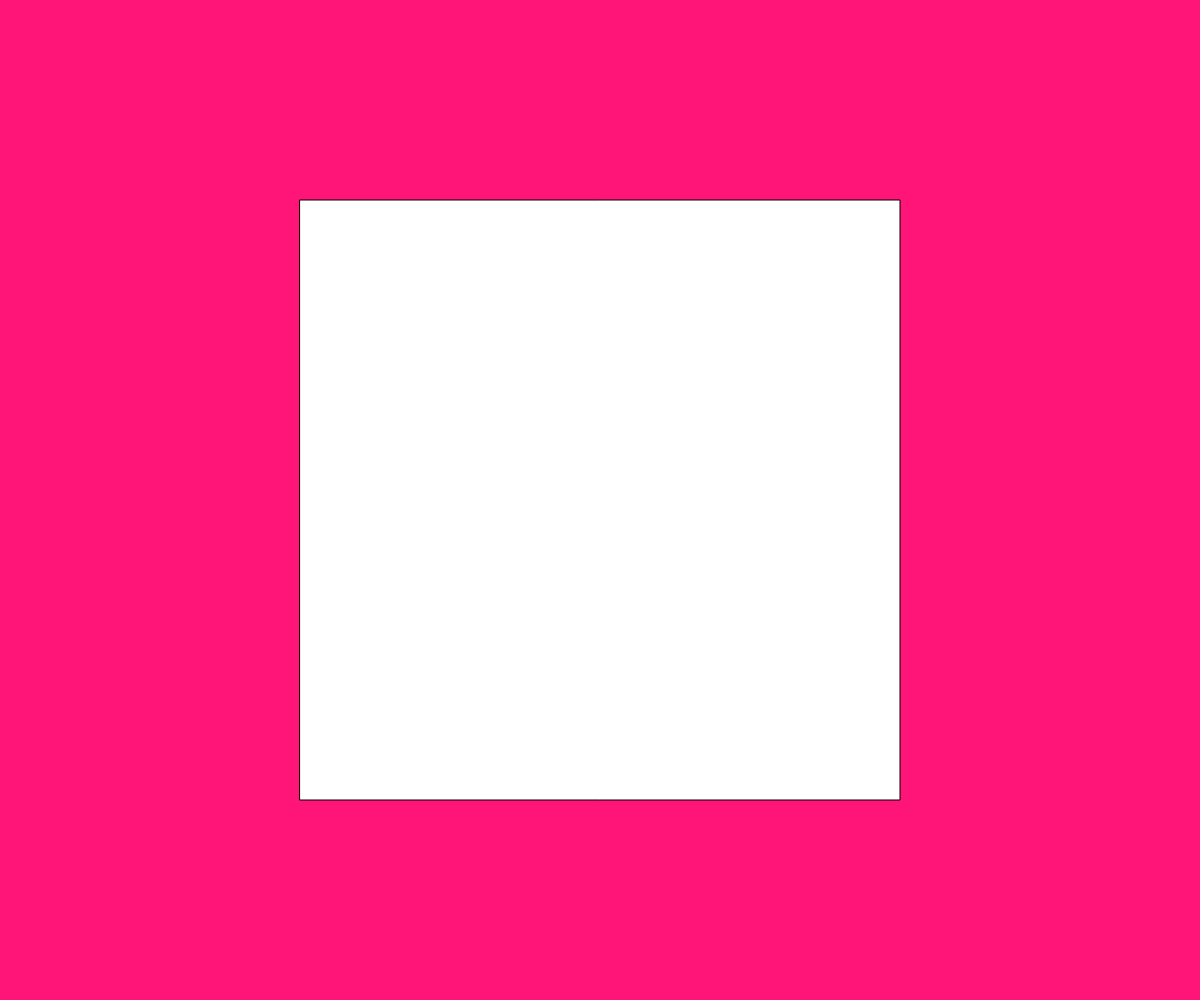
Frame 1 (no input)
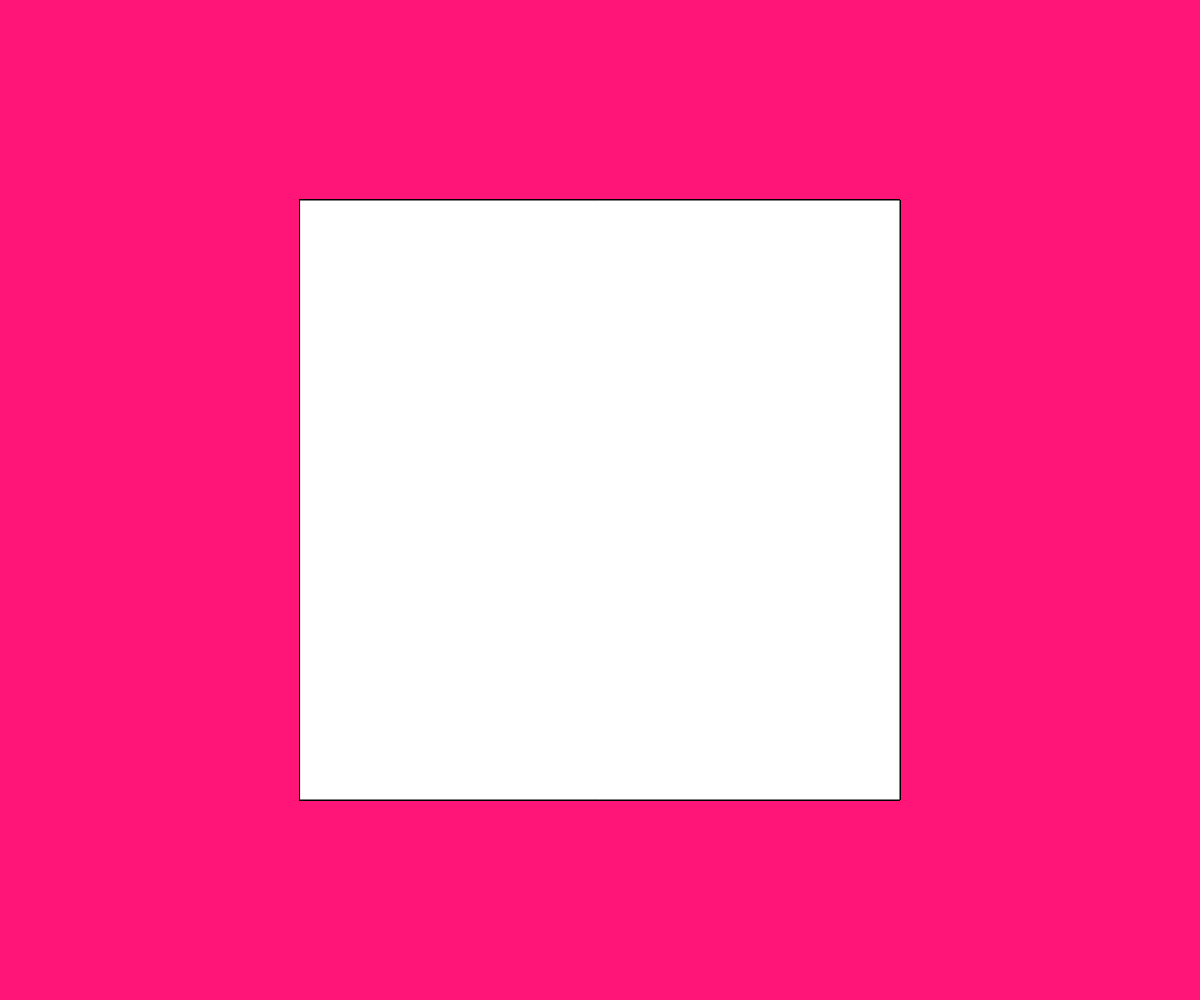
Frame 60 (no input)
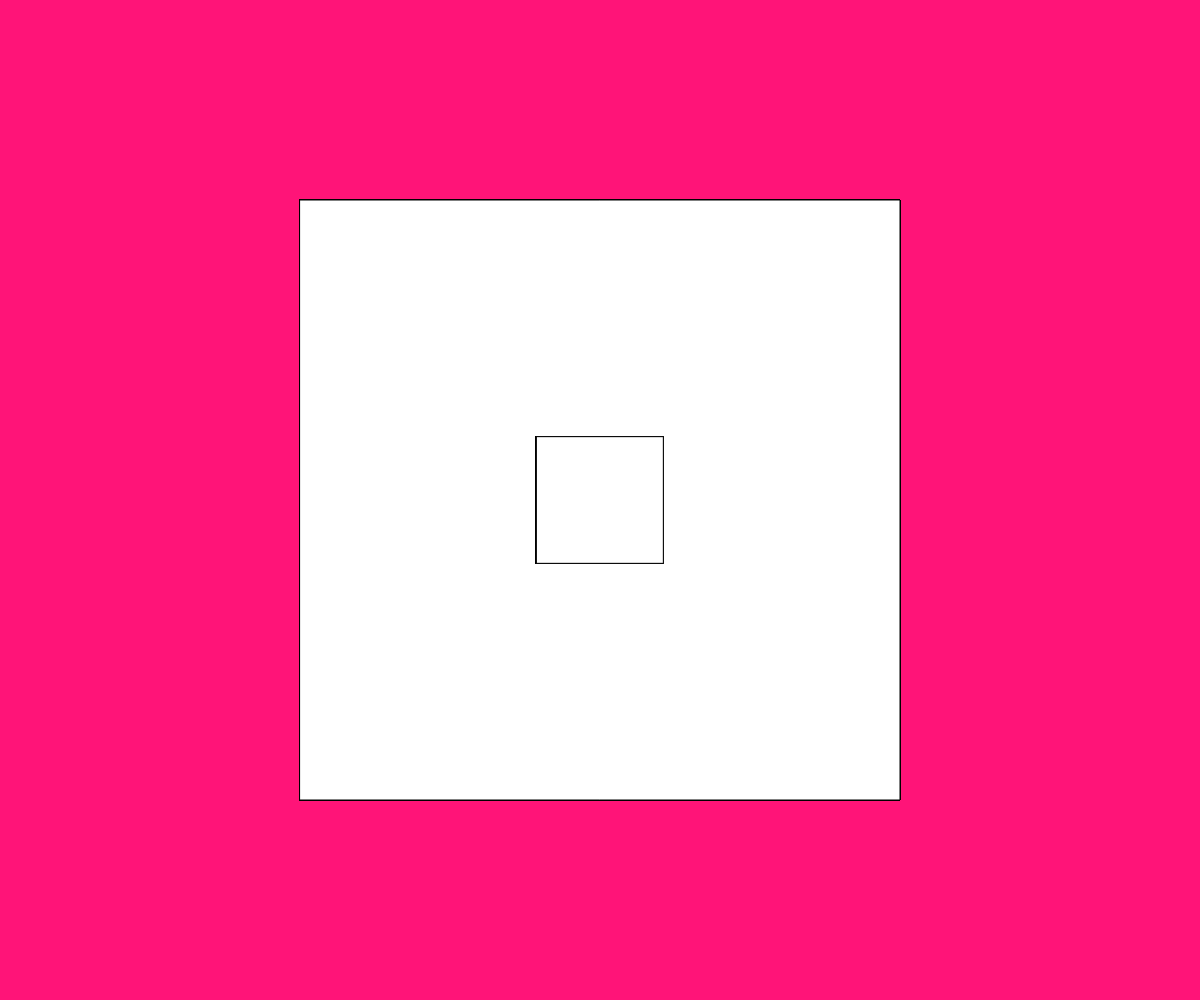
Frame 120 (the mouse pressed at the canvas centre since frame 60)

The p5.js sketch that drew these frames (run headless with seeded random() and noise() and a simulated clock; from frame 60 on, the mouse is pressed at the canvas centre):

// p5.js sketch
// ── sketch.js
// TODO: use map() to change shape's size

function setup() {
  createCanvas(windowWidth, windowHeight);
  background(255, 20, 120);
  rectMode(CENTER);
  background(255, 20, 120);
  
}

function draw() {
  // background(255, 20, 120);
  let d = mouseX / width * 270 +10
  let f = mouseY / height * 270 +10


  let mx = map(mouseY,0,width/2,600,32)  
  rect(width / 2, height / 2, mx,mx);

}

function mouseClicked(){
  background(random(255),random(255),random(255))
}
